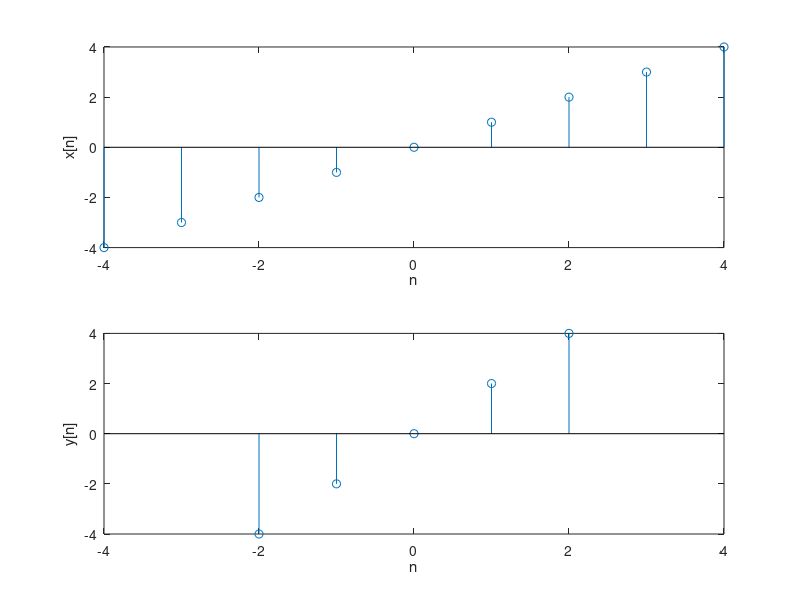

This chart was generated by the following MATLAB code:
clc; clear;

% not casual
n = -4:4;
x = n;

y = intersect(n, 2.*n);

subplot(2, 1, 1);
stem(n, x);
xlabel('n'); ylabel('x[n]');

subplot(2, 1, 2);
stem(n, [Inf Inf y Inf Inf]);
axis([-4 4 ylim]);
xlabel('n'); ylabel('y[n]');
